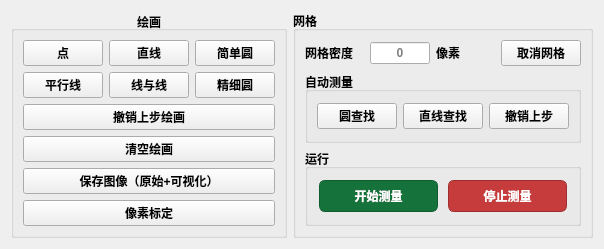
               <widget class="QWidget" name="tabControlTools">
                <attribute name="title">
                 <string>工具</string>
                </attribute>
                <layout class="QVBoxLayout" name="verticalLayout_controlTools">
                 <item>
                  <layout class="QHBoxLayout" name="horizontalLayout_gridAndDetection">
                   <item>
                    <widget class="QGroupBox" name="groupBoxDrawTools">
                     <property name="font">
                      <font>
                       <pointsize>9</pointsize>
                       <bold>true</bold>
                      </font>
                     </property>
                     <property name="title">
                      <string>绘画</string>
                     </property>
                     <property name="alignment">
                      <set>Qt::AlignmentFlag::AlignCenter</set>
                     </property>
                     <layout class="QVBoxLayout" name="verticalLayout_drawTools">
                      <item>
                       <layout class="QHBoxLayout" name="horizontalLayout_drawRow1">
                        <item>
                         <widget class="QPushButton" name="btnDrawPoint">
                          <property name="font">
                           <font>
                            <pointsize>9</pointsize>
                            <bold>true</bold>
                           </font>
                          </property>
                          <property name="text">
                           <string>点</string>
                          </property>
                         </widget>
                        </item>
                        <item>
                         <widget class="QPushButton" name="btnDrawStraight">
                          <property name="font">
                           <font>
                            <pointsize>9</pointsize>
                            <bold>true</bold>
                           </font>
                          </property>
                          <property name="text">
                           <string>直线</string>
                          </property>
                         </widget>
                        </item>
                        <item>
                         <widget class="QPushButton" name="btnDrawSimpleCircle">
                          <property name="font">
                           <font>
                            <pointsize>9</pointsize>
                            <bold>true</bold>
                           </font>
                          </property>
                          <property name="text">
                           <string>简单圆</string>
                          </property>
                         </widget>
                        </item>
                       </layout>
                      </item>
                      <item>
                       <layout class="QHBoxLayout" name="horizontalLayout_drawRow2">
                        <item>
                         <widget class="QPushButton" name="btnDrawParallel">
                          <property name="font">
                           <font>
                            <pointsize>9</pointsize>
                            <bold>true</bold>
                           </font>
                          </property>
                          <property name="text">
                           <string>平行线</string>
                          </property>
                         </widget>
                        </item>
                        <item>
                         <widget class="QPushButton" name="btnDraw2Line">
                          <property name="font">
                           <font>
                            <pointsize>9</pointsize>
                            <bold>true</bold>
                           </font>
                          </property>
                          <property name="text">
                           <string>线与线</string>
                          </property>
                         </widget>
                        </item>
                        <item>
                         <widget class="QPushButton" name="btnDrawFineCircle">
                          <property name="font">
                           <font>
                            <pointsize>9</pointsize>
                            <bold>true</bold>
                           </font>
                          </property>
                          <property name="text">
                           <string>精细圆</string>
                          </property>
                         </widget>
                        </item>
                       </layout>
                      </item>
                      <item>
                       <widget class="QPushButton" name="btnCan1StepDraw">
                        <property name="font">
                         <font>
                          <pointsize>9</pointsize>
                          <bold>true</bold>
                         </font>
                        </property>
                        <property name="text">
                         <string>撤销上步绘画</string>
                        </property>
                       </widget>
                      </item>
                      <item>
                       <widget class="QPushButton" name="btnClearDrawings">
                        <property name="font">
                         <font>
                          <pointsize>9</pointsize>
                          <bold>true</bold>
                         </font>
                        </property>
                        <property name="text">
                         <string>清空绘画</string>
                        </property>
                       </widget>
                      </item>
                      <item>
                       <widget class="QPushButton" name="btnSaveImage">
                        <property name="font">
                         <font>
                          <pointsize>9</pointsize>
                          <bold>true</bold>
                         </font>
                        </property>
                        <property name="text">
                         <string>保存图像（原始+可视化）</string>
                        </property>
                       </widget>
                      </item>
                      <item>
                       <widget class="QPushButton" name="btnPixelCalibration">
                        <property name="font">
                         <font>
                          <pointsize>9</pointsize>
                          <bold>true</bold>
                         </font>
                        </property>
                        <property name="toolTip">
                         <string>启动像素标定模式，将像素单位转换为实际物理单位</string>
                        </property>
                        <property name="text">
                         <string>像素标定</string>
                        </property>
                       </widget>
                      </item>
                     </layout>
                    </widget>
                   </item>
                   <item>
                    <widget class="QGroupBox" name="groupBoxGrid">
                     <property name="font">
                      <font>
                       <pointsize>9</pointsize>
                       <bold>true</bold>
                      </font>
                     </property>
                     <property name="title">
                      <string>网格</string>
                     </property>
                     <layout class="QVBoxLayout" name="verticalLayout_gridControl">
                      <item>
                       <layout class="QHBoxLayout" name="horizontalLayout_gridDensity">
                        <item>
                         <widget class="QLabel" name="labelGridDensity">
                          <property name="font">
                           <font>
                            <pointsize>9</pointsize>
                            <bold>true</bold>
                           </font>
                          </property>
                          <property name="text">
                           <string>网格密度</string>
                          </property>
                         </widget>
                        </item>
                        <item>
                         <widget class="QLineEdit" name="leGridDensity">
                          <property name="minimumSize">
                           <size>
                            <width>0</width>
                            <height>0</height>
                           </size>
                          </property>
                          <property name="maximumSize">
                           <size>
                            <width>60</width>
                            <height>16777215</height>
                           </size>
                          </property>
                          <property name="text">
                           <string/>
                          </property>
                          <property name="alignment">
                           <set>Qt::AlignmentFlag::AlignCenter</set>
                          </property>
                          <property name="placeholderText">
                           <string>0</string>
                          </property>
                         </widget>
                        </item>
                        <item>
                         <widget class="QLabel" name="labelPixel">
                          <property name="text">
                           <string>像素</string>
                          </property>
                         </widget>
                        </item>
                        <item>
                         <widget class="QPushButton" name="btnCancelGrids">
                          <property name="font">
                           <font>
                            <pointsize>9</pointsize>
                            <bold>true</bold>
                           </font>
                          </property>
                          <property name="text">
                           <string>取消网格</string>
                          </property>
                         </widget>
                        </item>
                       </layout>
                      </item>
                      <item>
                       <widget class="QGroupBox" name="groupBoxAutoDetection">
                        <property name="font">
                         <font>
                          <pointsize>9</pointsize>
                          <bold>true</bold>
                         </font>
                        </property>
                        <property name="title">
                         <string>自动测量</string>
                        </property>
                        <layout class="QHBoxLayout" name="horizontalLayout">
                         <item>
                          <widget class="QPushButton" name="btnCircleDet">
                           <property name="font">
                            <font>
                             <pointsize>9</pointsize>
                             <bold>true</bold>
                            </font>
                           </property>
                           <property name="text">
                            <string>圆查找</string>
                           </property>
                          </widget>
                         </item>
                         <item>
                          <widget class="QPushButton" name="btnLineDet">
                           <property name="font">
                            <font>
                             <pointsize>9</pointsize>
                             <bold>true</bold>
                            </font>
                           </property>
                           <property name="text">
                            <string>直线查找</string>
                           </property>
                          </widget>
                         </item>
                         <item>
                          <widget class="QPushButton" name="btnCan1StepDet">
                           <property name="font">
                            <font>
                             <pointsize>9</pointsize>
                             <bold>true</bold>
                            </font>
                           </property>
                           <property name="text">
                            <string>撤销上步</string>
                           </property>
                          </widget>
                         </item>
                        </layout>
                       </widget>
                      </item>
                      <item>
                       <widget class="QGroupBox" name="groupBoxMeasurement">
                        <property name="font">
                         <font>
                          <pointsize>9</pointsize>
                          <bold>true</bold>
                         </font>
                        </property>
                        <property name="title">
                         <string>运行</string>
                        </property>
                        <layout class="QHBoxLayout" name="horizontalLayout_measureButtons">
                         <item>
                          <widget class="QPushButton" name="btnStartMeasure">
                           <property name="enabled">
                            <bool>true</bool>
                           </property>
                           <property name="sizePolicy">
                            <sizepolicy hsizetype="Minimum" vsizetype="Preferred">
                             <horstretch>0</horstretch>
                             <verstretch>0</verstretch>
                            </sizepolicy>
                           </property>
                           <property name="minimumSize">
                            <size>
                             <width>0</width>
                             <height>0</height>
                            </size>
                           </property>
                           <property name="font">
                            <font>
                             <pointsize>9</pointsize>
                             <bold>true</bold>
                            </font>
                           </property>
                           <property name="contextMenuPolicy">
                            <enum>Qt::ContextMenuPolicy::NoContextMenu</enum>
                           </property>
                           <property name="styleSheet">
                            <string notr="true">QPushButton {
    background-color: #14723A;      /* 默认更深绿 */
    color: #FFFFFF;
    border: 1px solid #0F5C2F;
    border-radius: 6px;
    margin: 2px;
    padding: 6px 12px;
}
QPushButton:hover {
    background-color: #0F5C2F;      /* 悬停明显变暗 */
    border-color: #0B4724;
}
QPushButton:pressed {
    background-color: #0B4724;      /* 按下最暗 */
    border-color: #07321A;
}
QPushButton:disabled {
    background-color: #93B39F;      /* 禁用更灰更淡 */
    border-color: #7A9886;
    color: #EEF3EF;
}
</string>
                           </property>
                           <property name="text">
                            <string>开始测量</string>
                           </property>
                          </widget>
                         </item>
                         <item>
                          <widget class="QPushButton" name="btnStopMeasure">
                           <property name="sizePolicy">
                            <sizepolicy hsizetype="Minimum" vsizetype="Preferred">
                             <horstretch>0</horstretch>
                             <verstretch>0</verstretch>
                            </sizepolicy>
                           </property>
                           <property name="minimumSize">
                            <size>
                             <width>0</width>
                             <height>0</height>
                            </size>
                           </property>
                           <property name="font">
                            <font>
                             <pointsize>9</pointsize>
                             <bold>true</bold>
                            </font>
                           </property>
                           <property name="styleSheet">
                            <string notr="true">QPushButton {
    background-color: #C63B3B;      /* 默认更深红 */
    color: #FFFFFF;
    border: 1px solid #A02E2E;
    border-radius: 6px;
    margin: 2px;
    padding: 6px 12px;
}
QPushButton:hover {
    background-color: #A02E2E;      /* 悬停更暗 */
    border-color: #7B2222;
}
QPushButton:pressed {
    background-color: #7B2222;      /* 按下最暗 */
    border-color: #571818;
}
QPushButton:disabled {
    background-color: #D6A6A6;      /* 禁用更灰更淡 */
    border-color: #C08C8C;
    color: #FFF8F8;
}
</string>
                           </property>
                           <property name="text">
                            <string>停止测量</string>
                           </property>
                          </widget>
                         </item>
                        </layout>
                       </widget>
                      </item>
                     </layout>
                    </widget>
                   </item>
                  </layout>
                 </item>
                </layout>
               </widget>
